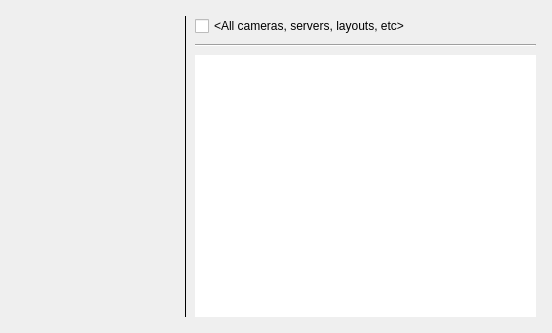
<?xml version="1.0" encoding="UTF-8"?>
<ui version="4.0">
 <class>AccessibleResourcesWidget</class>
 <widget class="QWidget" name="AccessibleResourcesWidget">
  <property name="geometry">
   <rect>
    <x>0</x>
    <y>0</y>
    <width>552</width>
    <height>333</height>
   </rect>
  </property>
  <layout class="QHBoxLayout" name="horizontalLayout">
   <property name="spacing">
    <number>8</number>
   </property>
   <property name="leftMargin">
    <number>16</number>
   </property>
   <property name="topMargin">
    <number>16</number>
   </property>
   <property name="rightMargin">
    <number>16</number>
   </property>
   <property name="bottomMargin">
    <number>16</number>
   </property>
   <item>
    <widget class="QWidget" name="detailsWidget" native="true">
     <property name="minimumSize">
      <size>
       <width>160</width>
       <height>0</height>
      </size>
     </property>
     <property name="maximumSize">
      <size>
       <width>160</width>
       <height>16777215</height>
      </size>
     </property>
     <layout class="QVBoxLayout" name="verticalLayout">
      <item>
       <widget class="QnResourcePreviewWidget" name="previewWidget" native="true"/>
      </item>
      <item>
       <widget class="QLabel" name="nameLabel"/>
      </item>
      <item>
       <widget class="QLabel" name="descriptionLabel">
        <property name="wordWrap">
         <bool>true</bool>
        </property>
       </widget>
      </item>
      <item>
       <spacer name="verticalSpacer">
        <property name="orientation">
         <enum>Qt::Vertical</enum>
        </property>
        <property name="sizeHint" stdset="0">
         <size>
          <width>20</width>
          <height>40</height>
         </size>
        </property>
       </spacer>
      </item>
     </layout>
    </widget>
   </item>
   <item>
    <widget class="Line" name="verticalLine">
     <property name="frameShadow">
      <enum>QFrame::Plain</enum>
     </property>
     <property name="orientation">
      <enum>Qt::Vertical</enum>
     </property>
    </widget>
   </item>
   <item>
    <layout class="QVBoxLayout" name="verticalLayout_2">
     <item>
      <widget class="QCheckBox" name="allResourcesCheckBox">
       <property name="text">
        <string notr="true">&lt;All cameras, servers, layouts, etc&gt;</string>
       </property>
      </widget>
     </item>
     <item>
      <widget class="Line" name="line">
       <property name="orientation">
        <enum>Qt::Horizontal</enum>
       </property>
      </widget>
     </item>
     <item>
      <widget class="QnTreeView" name="resourcesTreeView">
       <property name="frameShape">
        <enum>QFrame::NoFrame</enum>
       </property>
       <property name="horizontalScrollBarPolicy">
        <enum>Qt::ScrollBarAlwaysOff</enum>
       </property>
       <property name="editTriggers">
        <set>QAbstractItemView::NoEditTriggers</set>
       </property>
       <property name="dragDropMode">
        <enum>QAbstractItemView::DragOnly</enum>
       </property>
       <property name="selectionMode">
        <enum>QAbstractItemView::ExtendedSelection</enum>
       </property>
       <property name="autoExpandDelay">
        <number>500</number>
       </property>
       <property name="uniformRowHeights">
        <bool>true</bool>
       </property>
       <property name="sortingEnabled">
        <bool>false</bool>
       </property>
       <property name="allColumnsShowFocus">
        <bool>true</bool>
       </property>
       <property name="headerHidden">
        <bool>true</bool>
       </property>
       <property name="expandsOnDoubleClick">
        <bool>true</bool>
       </property>
      </widget>
     </item>
    </layout>
   </item>
  </layout>
 </widget>
 <customwidgets>
  <customwidget>
   <class>QnResourcePreviewWidget</class>
   <extends>QWidget</extends>
   <header location="global">ui/widgets/resource_preview_widget.h</header>
   <container>1</container>
  </customwidget>
  <customwidget>
   <class>QnTreeView</class>
   <extends>QTreeView</extends>
   <header location="global">ui/widgets/common/tree_view.h</header>
  </customwidget>
 </customwidgets>
 <resources/>
 <connections/>
</ui>
